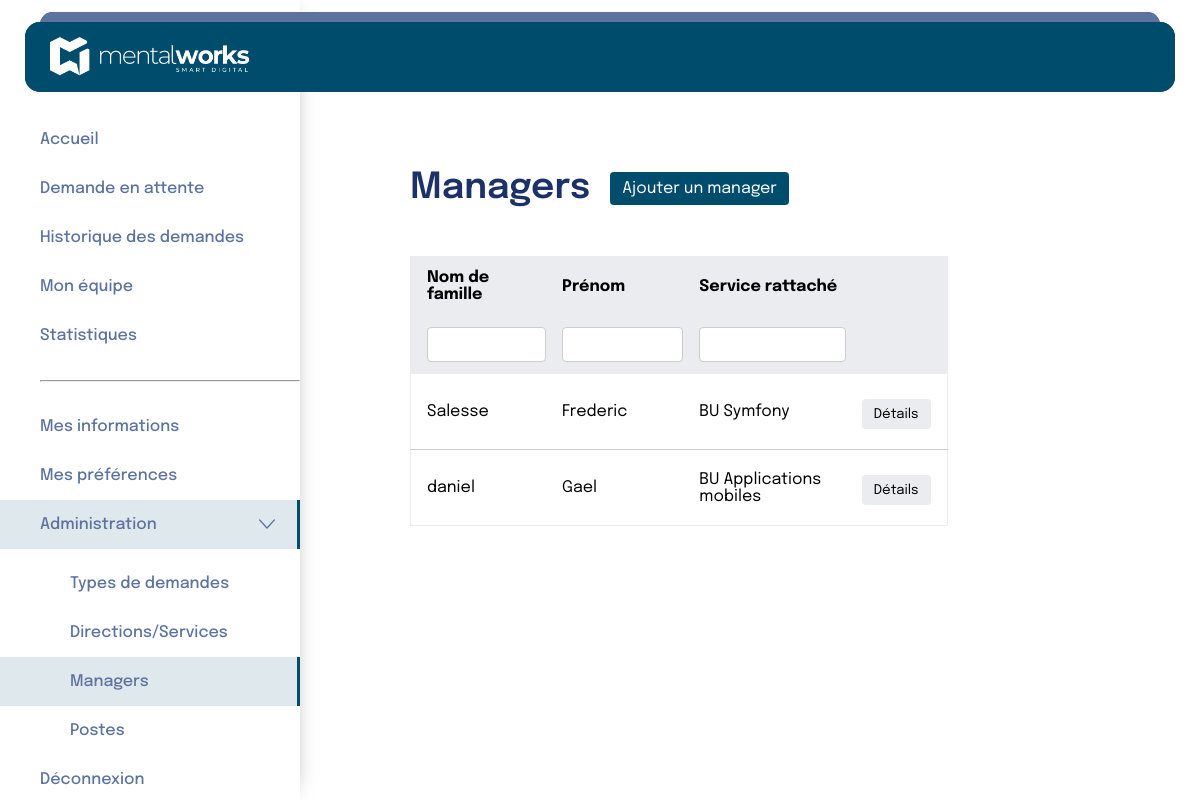
Screenshot of /pages/administration/managers/managers.php (signed in) with the database file from the repository.
### tables this page shows
CREATE TABLE `user` (
  `id` int(11) NOT NULL,
  `email` varchar(255) NOT NULL,
  `password` varchar(255) NOT NULL,
  `enabled` tinyint(1) NOT NULL DEFAULT 1,
  `created_at` datetime NOT NULL,
  `role` varchar(50) NOT NULL,
  `person_id` int(11) NOT NULL
);

CREATE TABLE `person` (
  `id` int(11) NOT NULL,
  `last_name` varchar(100) NOT NULL,
  `first_name` varchar(100) NOT NULL,
  `manager_id` int(11) DEFAULT NULL,
  `department_id` int(11) NOT NULL,
  `position_id` int(11) NOT NULL,
  `alert_new_request` tinyint(1) NOT NULL DEFAULT 0,
  `alert_on_answer` tinyint(1) NOT NULL DEFAULT 0,
  `alert_before_vacation` tinyint(1) NOT NULL DEFAULT 0
);

CREATE TABLE `department` (
  `id` int(11) NOT NULL,
  `name` varchar(100) NOT NULL
);

### pages/administration/managers/managers.php (the view, shortened to what this page needs)
<?php
include '../../../includes/database.php';
include '../../../includes/header3.php';
$recupManagers = $bdd->prepare("SELECT
    d.name AS department_name,
    p.last_name,
    p.first_name,
    u.id
FROM user u
JOIN person p ON u.person_id = p.id
JOIN department d ON p.department_id = d.id
WHERE u.role = 'manager' AND email != :email");
$recupManagers->bindParam(':email', $_SESSION["utilisateur"]["email"]);
$recupManagers->execute();
$Managers = $recupManagers->fetchAll(PDO::FETCH_ASSOC);
?>
<link rel="stylesheet" href="../../../style.css">
<body>
    <?php include "../../../includes/header3.php"; ?>
    <div class="flex">
        <?php include "../../../includes/navBar/navBar3.php"; ?>
        <div class="containerManagers page">
            <section class="managersSection">
                <div class="headerRow">
                    <h1>Managers</h1>
                    <a href="ajout.php" class="addManagerButton">Ajouter un manager</a>
                </div>
                <table class="managersTable">
                    <thead>
                        <tr>
                            <th>Nom de famille</th>
                            <th>Prénom</th>
                            <th>Service rattaché</th>
                            <th></th>
                        </tr>
                        <tr class="filtersRow">
                            <th>
                                <input type="text" />
                            </th>
                            <th>
                                <input type="text" />
                            </th>
                            <th>
                                <input type="text" />
                            </th>
                            <th></th>
                        </tr>
                    </thead>
                    <tbody>
                        <?php
                        if (!empty($Managers)) {
                            foreach ($Managers as $Manager) {
                                $id = $Manager['id'];
                                echo "<tr>";
                                echo "<td data-label='Nom du poste'>" . htmlspecialchars($Manager['last_name']) . "</td>";
                                echo "<td data-label='Nom du poste'>" . htmlspecialchars($Manager['first_name']) . "</td>";
                                echo "<td data-label='Nom du poste'>" . htmlspecialchars($Manager['department_name']) . "</td>";
                                echo "<td><button class='detailsButton'><a  style='color:black;' href='modifications.php?id=$id'>Détails</a></button></td>";
                                echo "</tr>";
                            }
                        } else {
                            echo "<tr><td colspan='7'>Aucun manager trouvé.</td></tr>";
                        }
                        ?>
                    </tbody>
                </table>
            </section>
        </div>
    </div>
</body>
</html>

### style.css (style rules this page uses)
* { margin: 0; padding: 0; box-sizing: border-box; }
html { margin: 0; }
body { margin: 0; padding: 0; font-family: "Epilogue"; }
:root { --color_btn: #004c6c; --color_title: #1b3168; --color_text: #000000; --color_btn_navbarre: #5c73a0; --color_href_a: rgba(0, 76, 108, 1); --gray: #637381; --border: #eaecf0; }
h1 { font-size: 36px; color: var(--color_title); font-weight: 600; padding-bottom: 22px; }
a { text-decoration: none; color: white; }
input { border: none; outline: none; font-family: "Epilogue"; font-weight: 500; }
.page { flex: 1; padding: 150px 40px 0 350px; }
.flex { display: flex; }
.Container-newdemande input, select, textarea, button { width: 100%; padding: 10px; margin-top: 5px; border: 1px solid #ccc; border-radius: 5px; font-family: "Epilogue"; }
input[type="text"] { padding-left: 40px; }
.headerRow { display: flex; align-items: center; margin-bottom: 50px; }
.filtersRow input { padding: 4px 8px; border: 1px solid #ccc; border-radius: 4px; font-size: 0.9rem; width: 100%; }
.detailsButton { background-color: var(--border); color: #333; padding: 8px 12px; border: none; border-radius: 4px; cursor: pointer; }
.containerManagers .managersSection { padding: 20px; width: 75%; }
.containerManagers .headerRow { display: flex; align-items: center; margin-bottom: 50px; }
.containerManagers .addManagerButton { background-color: var(--color_btn); color: #fff; padding: 8px 12px; border: none; border-radius: 4px; cursor: pointer; margin-left: 20px; width: 150px; }
.containerManagers .managersTable { width: 100%; border-collapse: collapse; margin-top: 10px; background-color: #fff; border: 1px solid var(--border); }
.containerManagers .managersTable thead { background-color: var(--border); }
.containerManagers .managersTable thead th { text-align: left; padding: 12px 0 12px 16px; border: none; }
.containerManagers .managersTable tbody tr { border-bottom: 1px solid #ccc; }
.containerManagers .managersTable tbody tr:last-child { border-bottom: none; }
.containerManagers .managersTable td { text-align: left; padding: 20px 16px; border: none; }
.containerManagers .filtersRow input { padding: 4px 8px; border: 1px solid #ccc; border-radius: 4px; font-size: 0.9rem; width: 100%; height: 35px; }
.containerManagers .detailsButton { background-color: var(--border); color: #333; padding: 8px 12px; border: none; border-radius: 4px; cursor: pointer; }
.containerManagers .headerRow h1 { padding-bottom: 0px; }
.containerManagers .addManagerButton { background-color: var(--color_btn); color: #fff; padding: 8px 12px; border: none; border-radius: 4px; cursor: pointer; margin-left: 20px; width: fit-content !important; }

### pages/administration/managers/managers.php (style rules this page uses)
.containerManagers { padding: 150px 0 0 350px; }

### rows the page displays
user: person.last_name "Salesse", person.first_name "Frederic", department.name "BU Symfony"
user: person.last_name "daniel", person.first_name "Gael", department.name "BU Applications mobiles"
